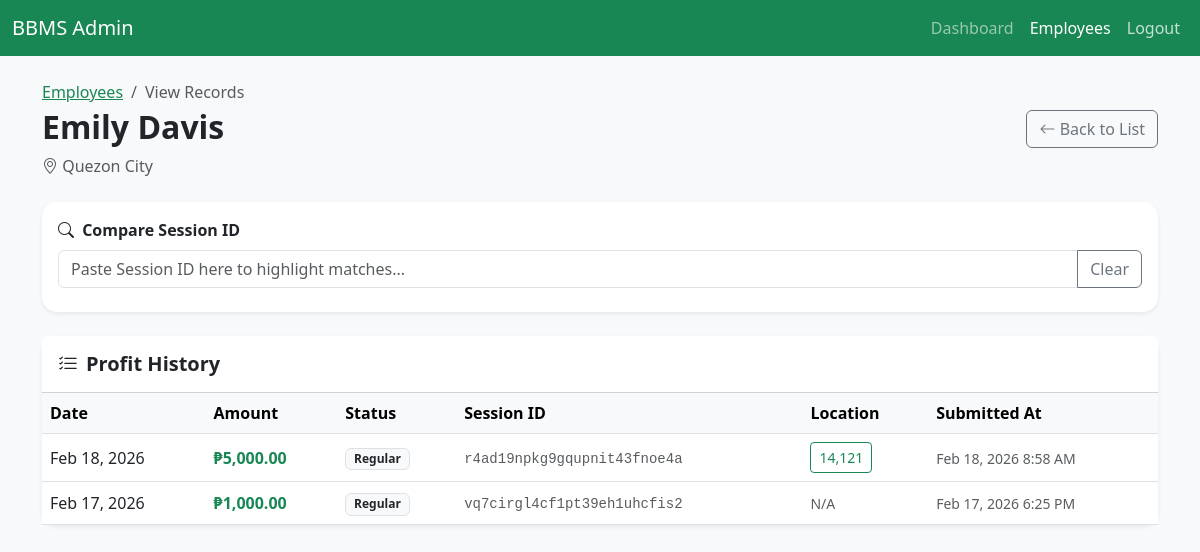
The app's page /view_employee_records.php?id=4 (signed in) with its own data.
### tables this page shows
CREATE TABLE `employees` (
  `id` int(11) NOT NULL,
  `name` varchar(255) NOT NULL,
  `assigned_place` varchar(255) DEFAULT NULL,
  `created_at` timestamp NOT NULL DEFAULT current_timestamp()
);

CREATE TABLE `profits` (
  `id` int(11) NOT NULL,
  `employee_id` int(11) DEFAULT NULL,
  `profit_date` date DEFAULT curdate(),
  `amount` decimal(10,2) NOT NULL,
  `is_training` tinyint(1) DEFAULT 0,
  `submitted_at` timestamp NOT NULL DEFAULT current_timestamp(),
  `status` varchar(50) DEFAULT 'Normal',
  `other_status_text` varchar(255) DEFAULT NULL,
  `session_id` varchar(255) DEFAULT NULL,
  `latitude` decimal(10,7) DEFAULT NULL,
  `longitude` decimal(10,7) DEFAULT NULL
);

### view_employee_records.php (the view, shortened to what this page needs)
<?php
require_once 'db.php';
$employee_id = $_GET['id'] ?? null;
$stmt = $pdo->prepare("SELECT * FROM employees WHERE id = ?");
$stmt->execute([$employee_id]);
$employee = $stmt->fetch();
$stmt = $pdo->prepare("
    SELECT * FROM profits
    WHERE employee_id = ?
    ORDER BY profit_date DESC, submitted_at DESC
");
$stmt->execute([$employee_id]);
$records = $stmt->fetchAll();
?>
<!DOCTYPE html>
<html lang="en">
<head>
    <link href="https://cdn.jsdelivr.net/npm/bootstrap@5.3.0/dist/css/bootstrap.min.css" rel="stylesheet">
    <link rel="stylesheet" href="https://cdn.jsdelivr.net/npm/bootstrap-icons@1.11.1/font/bootstrap-icons.css">
</head>
<body>
<nav class="navbar navbar-expand-lg navbar-dark bg-success">
    <div class="container-fluid">
        <a class="navbar-brand" href="dashboard.php">BBMS Admin</a>
        <div class="collapse navbar-collapse">
            <div class="navbar-nav ms-auto">
                <a class="nav-link" href="dashboard.php">Dashboard</a>
                <a class="nav-link active" href="manage_employees.php">Employees</a>
                <a class="nav-link text-white opacity-75" href="logout.php">Logout</a>
            </div>
        </div>
    </div>
</nav>
<div class="container mt-4">
    <div class="d-flex justify-content-between align-items-center mb-4">
        <div>
            <nav aria-label="breadcrumb">
                <ol class="breadcrumb mb-1">
                    <li class="breadcrumb-item"><a href="manage_employees.php" class="text-success">Employees</a></li>
                    <li class="breadcrumb-item active">View Records</li>
                </ol>
            </nav>
            <h2 class="fw-bold"><?php echo htmlspecialchars($employee['name']); ?></h2>
            <p class="text-muted mb-0"><i class="bi bi-geo-alt"></i> <?php echo htmlspecialchars($employee['assigned_place'] ?? 'No assigned place'); ?></p>
        </div>
        <a href="manage_employees.php" class="btn btn-outline-secondary">
            <i class="bi bi-arrow-left"></i> Back to List
        </a>
    </div>
    <div class="card shadow-sm mb-4">
        <div class="card-body">
            <label class="form-label fw-bold"><i class="bi bi-search me-1"></i> Compare Session ID</label>
            <div class="input-group">
                <input type="text" id="compareIdInput" class="form-control" placeholder="Paste Session ID here to highlight matches...">
                <button class="btn btn-outline-secondary" type="button" onclick="clearCompare()">Clear</button>
            </div>
        </div>
    </div>
    <div class="card shadow-sm">
        <div class="card-header bg-white py-3">
            <h5 class="mb-0 fw-bold"><i class="bi bi-list-check me-2"></i>Profit History</h5>
        </div>
        <div class="table-responsive">
            <table class="table table-hover align-middle mb-0">
                <thead class="table-light">
                    <tr>
                        <th>Date</th>
                        <th>Amount</th>
                        <th>Status</th>
                        <th>Session ID</th>
                        <th>Location</th>
                        <th>Submitted At</th>
                    </tr>
                </thead>
                <tbody>
                    <?php if (count($records) > 0): ?>
                        <?php foreach ($records as $row): ?>
                        <tr>
                            <td><?php echo date('M d, Y', strtotime($row['profit_date'])); ?></td>
                            <td class="fw-bold text-success">₱<?php echo number_format($row['amount'], 2); ?></td>
                            <td>
                                <span class="badge bg-light text-dark border">
                                    <?php
                                        echo htmlspecialchars($row['status']);
                                    ?>
                                </span>
                            </td>
                            <td>
                                <small class="text-muted font-monospace session-id-cell"><?php echo htmlspecialchars($row['session_id'] ?? 'N/A'); ?></small>
                            </td>
                            <td>
                                <?php
                                    $lat = $row['latitude'] ?? null;
                                    $lng = $row['longitude'] ?? null;
                                    $hasLoc = ($lat !== null && $lat !== '' && $lng !== null && $lng !== '');
                                    $label = $hasLoc ? (intval(round((float)$lat)) . ',' . intval(round((float)$lng))) : 'N/A';
                                ?>
                                <?php if ($hasLoc): ?>
                                    <button
                                        type="button"
                                        class="btn btn-sm btn-outline-success location-btn"
                                        data-lat="<?php echo htmlspecialchars((string)$lat); ?>"
                                        data-lng="<?php echo htmlspecialchars((string)$lng); ?>"
                                        data-bs-toggle="modal"
                                        data-bs-target="#locationModal"
                                    >
                                        <?php echo htmlspecialchars($label); ?>
                                    </button>
                                <?php else: ?>
                                    <small class="text-muted">N/A</small>
                                <?php endif; ?>
                            </td>
                            <td>
                                <small class="text-muted">
                                    <?php echo $row['submitted_at'] ? date('M d, Y g:i A', strtotime($row['submitted_at'])) : 'N/A'; ?>
                                </small>
                            </td>
                        </tr>
                        <?php endforeach; ?>
                    <?php else: ?>
                        <tr>
                            <td colspan="6" class="text-center py-4 text-muted">No records found for this employee.</td>
                        </tr>
                    <?php endif; ?>
                </tbody>
            </table>
        </div>
    </div>
</div>
</body>
</html>

### view_employee_records.php (style rules this page uses)
body { background-color: #f8f9fa; }
.card { border-radius: 15px; border: none; }

### records on screen
employees: name "Emily Davis", assigned_place "Quezon City"
profits: profit_date "Feb 18, 2026", amount "5,000.00", status "Regular", session "r4ad19npkg9gqupnit43fnoe4a", label "14,121", submitted_at "Feb 18, 2026 8:58 AM"
profits: profit_date "Feb 17, 2026", amount "1,000.00", status "Regular", session "vq7cirgl4cf1pt39eh1uhcfis2", shows "N/A", submitted_at "Feb 17, 2026 6:25 PM"
